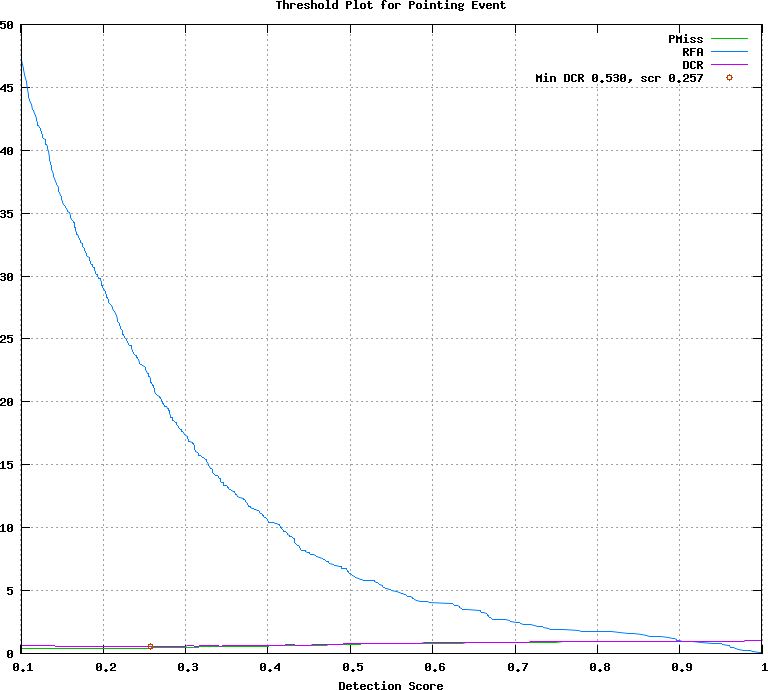

Source code (gnuplot):
## GNUPLOT command file
set terminal postscript color
set style data lines
set title 'Threshold Plot for Pointing Event'
set xlabel 'Detection Score'
set grid
set size ratio 0.85
plot [0.101000:0.999000]  \
  'test.det.Pointing_Event.dat.1' using 1:4 title 'PMiss' with lines lt 2, \
  'test.det.Pointing_Event.dat.1' using 1:5 title 'RFA' with lines lt 3, \
  'test.det.Pointing_Event.dat.1' using 1:6 title 'DCR' with lines lt 4, \
  'test.det.Pointing_Event.dat.2' using 1:2 title 'Min DCR 0.530, scr 0.257' with points lt 6
